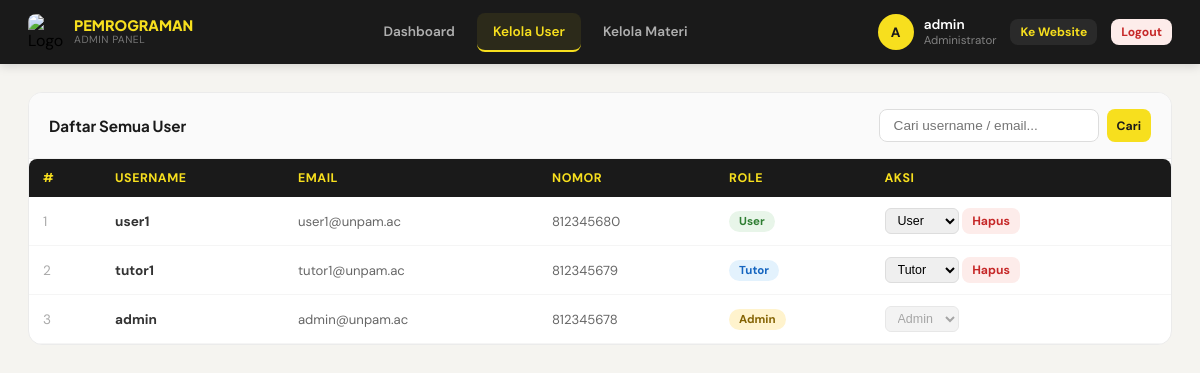
Page /admin/kelola_user.php (signed in) on the committed database.
### tables this page shows
CREATE TABLE `users` (
  `id` int(11) NOT NULL AUTO_INCREMENT,
  `username` varchar(100) NOT NULL,
  `password` varchar(100) NOT NULL,
  `nomor` int(15) NOT NULL,
  `email` varchar(20) NOT NULL,
  `role` enum('admin','user','tutor') NOT NULL DEFAULT 'user',
  PRIMARY KEY (`id`),
  UNIQUE KEY `username` (`username`)
);

### admin/admin_auth.php (called while the page is built, shortened)
<?php
$conn = mysqli_connect("localhost", "root", "", "websiteku");
$username = $_SESSION['username'];
$stmt = $conn->prepare("SELECT * FROM users WHERE username = ?");
$stmt->bind_param("s", $username);
$stmt->execute();
$user = $stmt->get_result()->fetch_assoc();
$admin_username = htmlspecialchars($user['username']);

### admin/kelola_user.php (the view, shortened to what this page needs)
<?php require_once("admin_auth.php");
$search = isset($_GET['q']) ? trim($_GET['q']) : "";
if ($search !== "") {
    $stmt = $conn->prepare("SELECT * FROM users WHERE username LIKE ? OR email LIKE ? ORDER BY id DESC");
    $like = "%$search%";
    $stmt->bind_param("ss",$like,$like);
} else {
    $stmt = $conn->prepare("SELECT * FROM users ORDER BY id DESC");
}
$stmt->execute();
$users = $stmt->get_result();
?>
<!DOCTYPE html>
<html lang="id">
<head>
    <link rel="stylesheet" href="admin.css">
</head>
<body>
<?php include "admin_navbar.php"; ?>
<div class="main">
    <div class="content-area">
        <div class="card">
            <div class="card-header">
                <h2>Daftar Semua User</h2>
                <form method="GET" class="search-bar">
                    <input type="text" name="q" placeholder="Cari username / email..." value="<?= htmlspecialchars($search) ?>">
                    <button type="submit" class="btn btn-yellow btn-sm">Cari</button>
                </form>
            </div>
            <div class="table-wrap">
                <table>
                    <thead>
                        <tr>
                            <th>#</th>
                            <th>Username</th>
                            <th>Email</th>
                            <th>Nomor</th>
                            <th>Role</th>
                            <th>Aksi</th>
                        </tr>
                    </thead>
                    <tbody>
                    <?php if($users->num_rows > 0): $no=1;
                        while($u = $users->fetch_assoc()):
                        $badge_class = match($u['role']) {
                            'admin' => 'badge-admin',
                            'tutor' => 'badge-tutor',
                            default => 'badge-user'
                        };
                    ?>
                        <tr>
                            <td style="color:#aaa"><?= $no++ ?></td>
                            <td><strong><?= htmlspecialchars($u['username']) ?></strong></td>
                            <td style="color:#666;font-size:0.82rem"><?= htmlspecialchars($u['email']) ?></td>
                            <td style="color:#666;font-size:0.82rem"><?= htmlspecialchars($u['nomor'] ?? '-') ?></td>
                            <td><span class="badge <?= $badge_class ?>"><?= ucfirst($u['role']) ?></span></td>
                            <td>
                                <form method="POST" style="display:inline">
                                    <select name="role" onchange="this.form.submit()"
                                        style="padding:4px 8px;border:1px solid #ddd;border-radius:6px;font-size:0.78rem;cursor:pointer"
                                        <?= $u['username']===$admin_username?'disabled':'' ?>>
                                        <option value="user"  <?= $u['role']==='user' ?'selected':'' ?>>User</option>
                                        <option value="tutor" <?= $u['role']==='tutor'?'selected':'' ?>>Tutor</option>
                                        <option value="admin" <?= $u['role']==='admin'?'selected':'' ?>>Admin</option>
                                    </select>
                                </form>
                                <?php if($u['username'] !== $admin_username): ?>
                                <a href="kelola_user.php?hapus=<?= $u['id'] ?>" class="btn btn-red btn-sm"
                                   onclick="return confirm('Hapus user <?= htmlspecialchars($u['username']) ?>?')">Hapus</a>
                                <?php endif; ?>
                            </td>
                        </tr>
                    <?php endwhile; else: ?>
                        <tr><td colspan="6"><div class="empty-state"><p>Tidak ada user ditemukan.</p></div></td></tr>
                    <?php endif; ?>
                    </tbody>
                </table>
            </div>
        </div>
    </div>
</div>
</body>
</html>

### admin/admin_navbar.php
<?php $current = basename($_SERVER['PHP_SELF']); ?>
<nav class="admin-navbar">
    <div class="admin-navbar-wrap">
        <div class="admin-brand">
            <img src="https://upload.wikimedia.org/wikipedia/id/6/62/UNPAM_logo1.png" alt="Logo">
            <div class="admin-brand-text">
                <span>PEMROGRAMAN</span>
                <small>Admin Panel</small>
            </div>
        </div>
        <div class="admin-links">
            <ul>
                <li><a href="dashboard.php" class="<?= $current === 'dashboard.php' ? 'active' : '' ?>">Dashboard</a></li>
                <li><a href="kelola_user.php" class="<?= $current === 'kelola_user.php' ? 'active' : '' ?>">Kelola User</a></li>
                <li><a href="kelola_materi.php" class="<?= $current === 'kelola_materi.php' ? 'active' : '' ?>">Kelola Materi</a></li>
            </ul>
        </div>
        <div class="admin-right">
            <div class="admin-info">
                <div class="admin-avatar"><?= strtoupper(substr($admin_username, 0, 1)) ?></div>
                <div>
                    <div class="admin-name"><?= $admin_username ?></div>
                    <div class="admin-role">Administrator</div>
                </div>
            </div>
            <a href="../web.php" class="btn btn-sm" style="background:#2a2a2a;color:#F7DF1E">Ke Website</a>
            <a href="../logout.php" class="btn btn-red btn-sm">Logout</a>
        </div>
    </div>
</nav>

### admin/admin.css (style rules this page uses)
* { margin:0; padding:0; box-sizing:border-box; text-decoration:none; }
body { font-family:'DM Sans',sans-serif; background:#f5f4f0; min-height:100vh; }
.admin-navbar { background:#1a1a1a; position:sticky; top:0; z-index:100; box-shadow:0 2px 10px rgba(0,0,0,0.15); }
.admin-navbar-wrap { max-width:1300px; margin:0 auto; padding:0 28px; height:64px; display:flex; align-items:center; justify-content:space-between; gap:24px; }
.admin-brand { display:flex; align-items:center; gap:10px; }
.admin-brand img { width:36px; height:36px; object-fit:contain; border-radius:8px; }
.admin-brand-text { display:flex; flex-direction:column; line-height:1.2; }
.admin-brand-text span { font-family:'Plus Jakarta Sans',sans-serif; font-weight:800; font-size:0.9rem; color:#F7DF1E; }
.admin-brand-text small { font-size:0.65rem; color:rgba(255,255,255,0.4); letter-spacing:0.5px; text-transform:uppercase; }
.admin-links { flex:1; display:flex; justify-content:center; }
.admin-links ul { list-style:none; display:flex; gap:6px; }
.admin-links ul li a { display:flex; align-items:center; padding:10px 16px; border-radius:8px; color:rgba(255,255,255,0.65); font-size:0.85rem; font-weight:600; border-bottom:2px solid transparent; transition:0.2s; }
.admin-links ul li a:hover, .admin-links ul li a.active { color:#F7DF1E; background:rgba(247,223,30,0.08); border-bottom-color:#F7DF1E; }
.admin-right { display:flex; align-items:center; gap:14px; }
.admin-info { display:flex; align-items:center; gap:10px; }
.admin-avatar { width:36px; height:36px; border-radius:50%; background:#F7DF1E; display:flex; align-items:center; justify-content:center; font-weight:800; font-size:0.85rem; color:#1a1a1a; flex-shrink:0; }
.admin-name { font-size:0.85rem; font-weight:600; color:#fff; }
.admin-role { font-size:0.72rem; color:rgba(255,255,255,0.45); }
.main { min-height:100vh; }
.content-area { padding:28px; max-width:1300px; margin:0 auto; }
.card { background:#fff; border-radius:14px; border:1px solid #ebebeb; overflow:hidden; margin-bottom:24px; }
.card-header { padding:16px 20px; border-bottom:1px solid #f0f0f0; display:flex; align-items:center; justify-content:space-between; background:#fafafa; }
.card-header h2 { font-family:'Plus Jakarta Sans',sans-serif; font-size:0.95rem; font-weight:700; color:#1a1a1a; }
.table-wrap { overflow-x:auto; }
table { width:100%; border-collapse:collapse; font-size:0.85rem; }
thead th { background:#1a1a1a; color:#F7DF1E; padding:11px 14px; text-align:left; font-weight:700; font-size:0.78rem; letter-spacing:0.5px; text-transform:uppercase; }
thead th:first-child { border-radius:8px 0 0 0; }
thead th:last-child { border-radius:0 8px 0 0; }
tbody tr { border-bottom:1px solid #f5f5f5; transition:background 0.15s; }
tbody td { padding:11px 14px; color:#333; vertical-align:middle; }
.badge { display:inline-block; padding:3px 10px; border-radius:20px; font-size:0.72rem; font-weight:700; }
.badge-admin { background:#fff3cd; color:#856404; }
.badge-tutor { background:#e3f2fd; color:#1565c0; }
.badge-user { background:#e8f5e9; color:#2e7d32; }
.btn { display:inline-flex; align-items:center; gap:6px; padding:8px 16px; border-radius:8px; font-size:0.82rem; font-weight:700; cursor:pointer; border:none; transition:0.2s; font-family:'DM Sans',sans-serif; }
.btn-yellow { background:#F7DF1E; color:#1a1a1a; }
.btn-red { background:#fdecea; color:#c62828; }
.btn-sm { padding:5px 10px; font-size:0.76rem; }
.search-bar { display:flex; gap:8px; }
.search-bar input { padding:8px 14px; border:1px solid #ddd; border-radius:8px; font-size:0.85rem; outline:none; width:220px; transition:0.2s; }

### rows in the picture
users: username "A", username "admin", email "admin@unpam.ac", nomor "812345678", role "Admin"
users: username "user1", email "user1@unpam.ac", nomor "812345680", role "User"
users: username "tutor1", email "tutor1@unpam.ac", nomor "812345679", role "Tutor"
